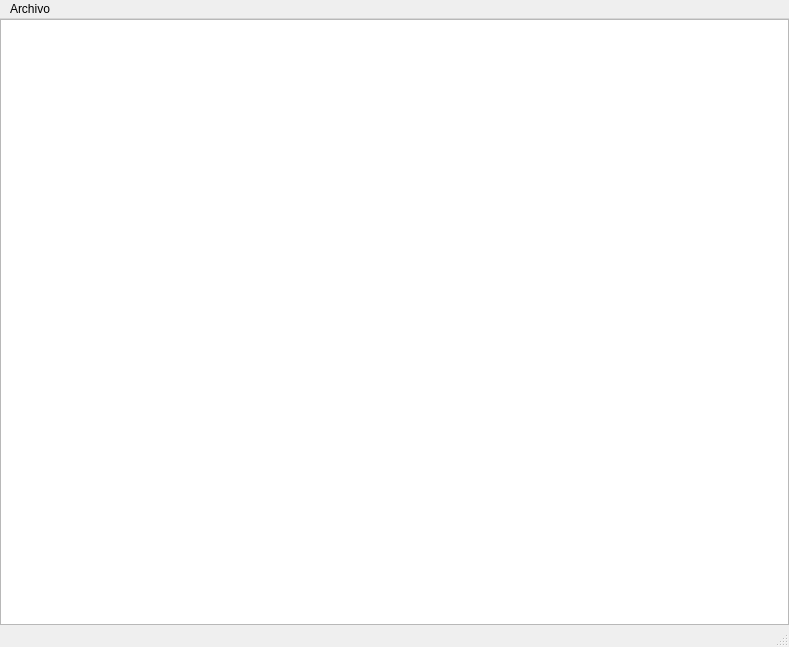
<?xml version="1.0" encoding="UTF-8"?>
<ui version="4.0">
 <class>MainWindow</class>
 <widget class="QMainWindow" name="MainWindow">
  <property name="geometry">
   <rect>
    <x>0</x>
    <y>0</y>
    <width>789</width>
    <height>647</height>
   </rect>
  </property>
  <property name="windowTitle">
   <string>Editor de texto</string>
  </property>
  <widget class="QWidget" name="centralwidget">
   <layout class="QGridLayout" name="gridLayout">
    <property name="leftMargin">
     <number>0</number>
    </property>
    <property name="topMargin">
     <number>0</number>
    </property>
    <property name="rightMargin">
     <number>0</number>
    </property>
    <property name="bottomMargin">
     <number>0</number>
    </property>
    <item row="0" column="0">
     <widget class="QTextEdit" name="textEdit"/>
    </item>
   </layout>
  </widget>
  <widget class="QMenuBar" name="menubar">
   <property name="geometry">
    <rect>
     <x>0</x>
     <y>0</y>
     <width>789</width>
     <height>31</height>
    </rect>
   </property>
   <widget class="QMenu" name="menuArchivo">
    <property name="title">
     <string>Archivo</string>
    </property>
    <addaction name="actionNuevo"/>
    <addaction name="actionAbrir"/>
    <addaction name="actionGuardar_como"/>
   </widget>
   <addaction name="menuArchivo"/>
  </widget>
  <widget class="QStatusBar" name="statusbar"/>
  <action name="actionNuevo">
   <property name="text">
    <string>Nuevo</string>
   </property>
  </action>
  <action name="actionAbrir">
   <property name="text">
    <string>Abrir</string>
   </property>
  </action>
  <action name="actionGuardar_como">
   <property name="text">
    <string>Guardar como</string>
   </property>
  </action>
 </widget>
 <resources/>
 <connections/>
</ui>
